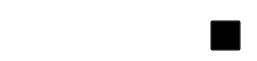
<?xml version="1.0" encoding="UTF-8"?>
<ui version="4.0">
 <class>Search</class>
 <widget class="QWidget" name="Search">
  <property name="geometry">
   <rect>
    <x>0</x>
    <y>0</y>
    <width>257</width>
    <height>61</height>
   </rect>
  </property>
  <property name="windowTitle">
   <string>Form</string>
  </property>
  <property name="styleSheet">
   <string notr="true">*{
background-color: rgb(255, 255, 255);
}
QPushButton#searchButton:hover{
	image: url(:/images/icons/szara.png);
background-color: transparent;
width: 40px;
height: 30px;
}
QPushButton#searchButton{
	image: url(:/images/icons/lupka.png);
background-color: transparent;
width: 40px;
height: 30px;
}
QLineEdit#textInput{
background-color: transparent;
width: 40px;
height: 30px;
border-bottom: 1px solid white;
outline: none;
padding-top: 15px;
padding-left: 5px;
color: white;
}</string>
  </property>
  <widget class="QPushButton" name="searchButton">
   <property name="geometry">
    <rect>
     <x>210</x>
     <y>20</y>
     <width>31</width>
     <height>31</height>
    </rect>
   </property>
   <property name="minimumSize">
    <size>
     <width>0</width>
     <height>25</height>
    </size>
   </property>
   <property name="styleSheet">
    <string notr="true"/>
   </property>
   <property name="text">
    <string/>
   </property>
   <property name="iconSize">
    <size>
     <width>32</width>
     <height>32</height>
    </size>
   </property>
  </widget>
  <widget class="QLineEdit" name="textInput">
   <property name="enabled">
    <bool>true</bool>
   </property>
   <property name="geometry">
    <rect>
     <x>10</x>
     <y>10</y>
     <width>201</width>
     <height>40</height>
    </rect>
   </property>
   <property name="minimumSize">
    <size>
     <width>0</width>
     <height>30</height>
    </size>
   </property>
   <property name="font">
    <font>
     <family>Arial</family>
     <pointsize>13</pointsize>
     <kerning>false</kerning>
    </font>
   </property>
   <property name="frame">
    <bool>false</bool>
   </property>
   <property name="placeholderText">
    <string>Wyszukaj miasto...</string>
   </property>
   <property name="clearButtonEnabled">
    <bool>false</bool>
   </property>
  </widget>
 </widget>
 <resources/>
 <connections/>
</ui>
